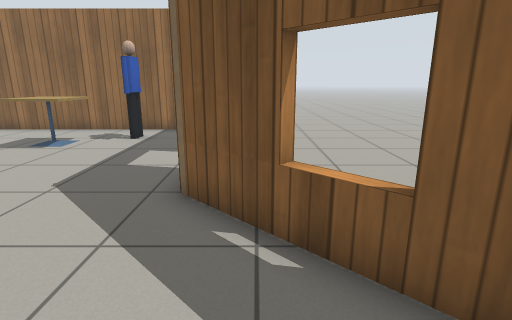
View 1 (above)

16 first-person views from a walk through a robot-simulator world made for Gazebo. The camera is 1 m above the floor, tilts 14° down and sees 80° across. The floor is counted in squares, 0.5 m on a side. Each view is taken from the middle of a square. On the plan, view 1 faces up. The plan holds only what a view shows up to about 17 squares ahead; the rest is blank. Simple patterns stand in for the simulator's built-in surfaces. Some stock models are drawn as simple stand-ins. Some surface patterns are stand-ins.

View 2
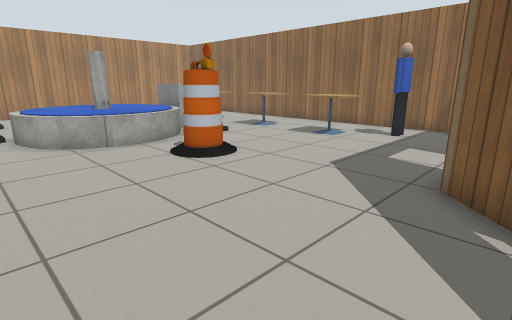

View 3
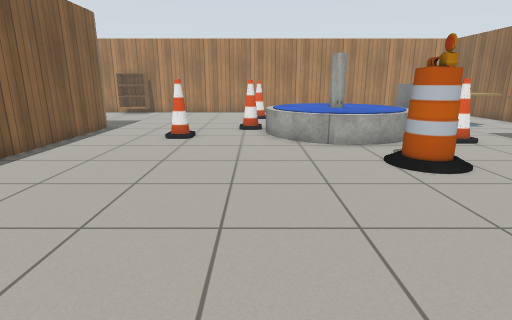

View 4
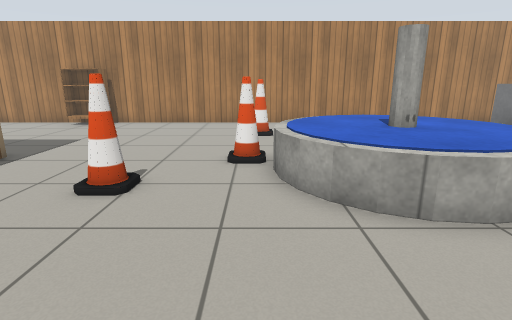

View 5
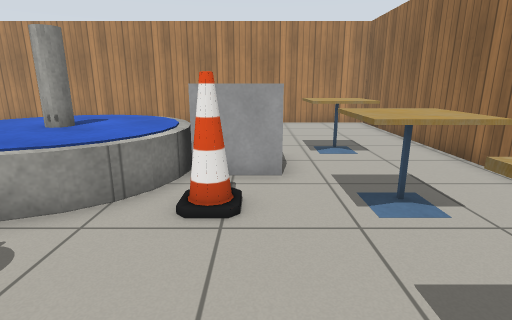

View 6
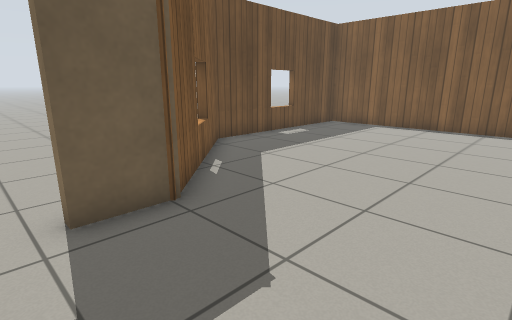

View 7
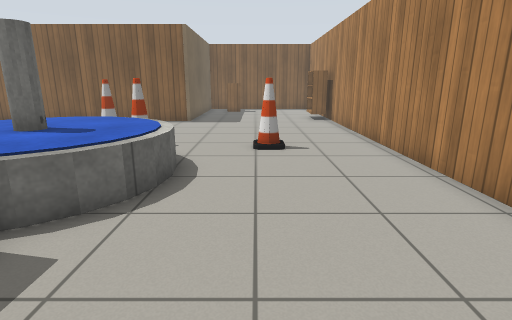

View 8
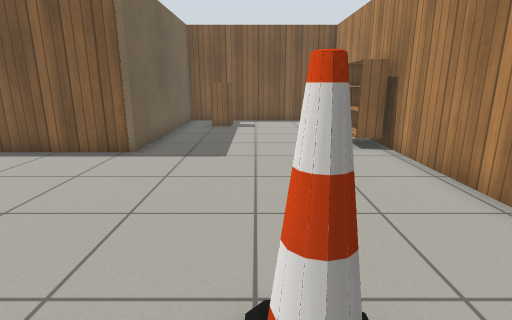

View 9
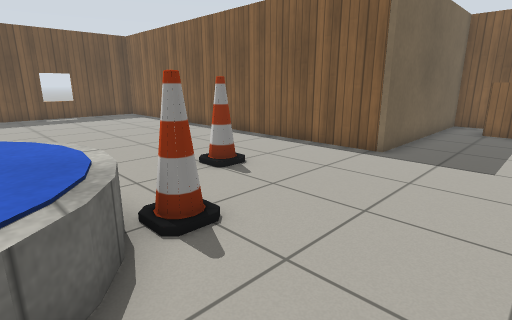

View 10
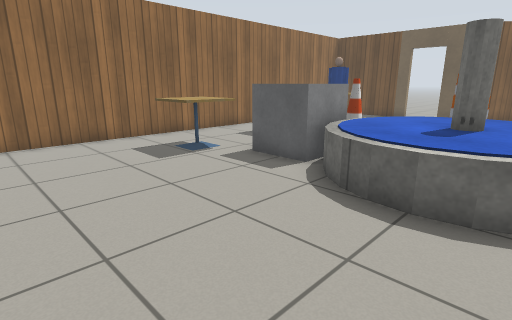

View 11
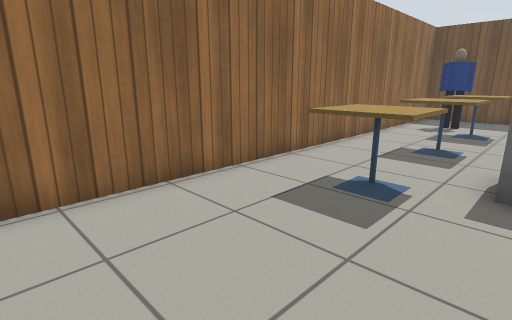

View 12
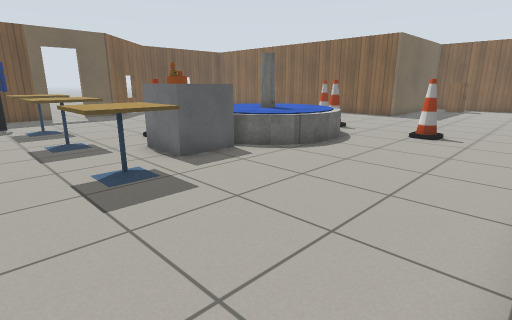

View 13
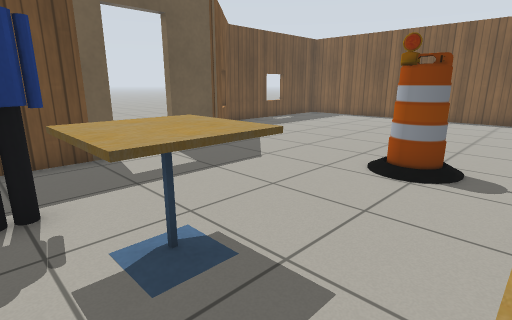

View 14
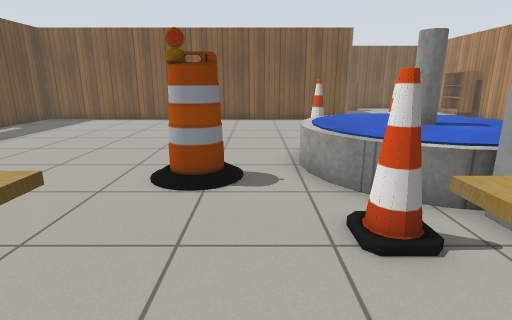

View 15
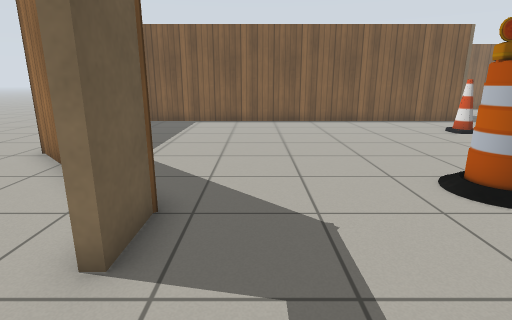

View 16
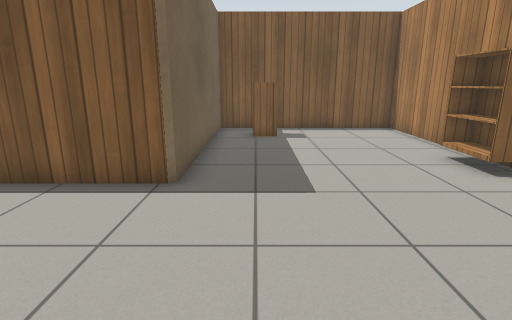

### Floor plan
Points are (right, up) in squares from view 1. A wall is a line through its corners. A room is listed if a view was taken in it or the views show most of it. See-through windows are left out.
Room 1 (views 1, 2, 3, 4, 5, 6, 7, 8, 9, 10, 11, 12, 13, 14, 15, 16)
walls: (-1.4, 8.8) (-1.4, 13.7) (-22.3, 13.7) (-22.3, -7.5); (-22.3, -8.5) (-22.3, -15.2) (-14.4, -15.2) (-14.4, -7) (3, -7) (3, 1) (-1.4, 5.4) (-1.4, 7.1)
ways out: open door at (-1, 7.5)
objects: bookshelf (-22, -9) to (-21, -8); cone (-18, 0); cabinet (-17, -13) to (-16, -13); fountain (-16, 1) to (-10, 6); cafe table (-16, 10) to (-15, 11); cone (-14, 0); grey box (-14, 7) to (-13, 8); cone (-12, -3); cafe table (-12, 10) to (-10, 11); cone (-11, 7); barrel (-8, 4) to (-7, 5); cafe table (-8, 10) to (-6, 11); person (-5, 11) to (-5, 12)

Positions as (right, up) in squares from view 1, and headings:
1: (0, 0), facing up
2: (0, -1), facing up-left
3: (0, 0), facing left
4: (-6, 0), facing left
5: (-6, 8), facing left
6: (-6, 8), facing down-right
7: (-18, 10), facing down
8: (-18, 2), facing down
9: (-18, 2), facing down-right
10: (-21, 2), facing up-right
11: (-21, 8), facing up-right
12: (-22, 13), facing down-right
13: (-10, 12), facing down-right
14: (-9, 11), facing down
15: (-3, 10), facing down
16: (-16, -1), facing down
